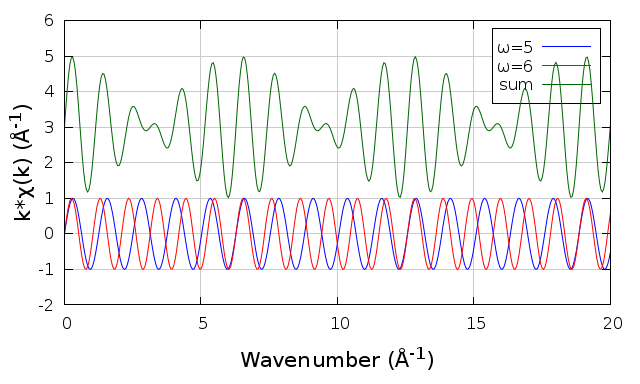

Generate this figure with gnuplot:
set term wx font 'Droid Sans,12' enhanced
#set term postscript landscape enhanced color
#set out 'figure5.ps'
set encoding iso_8859_15
#set style data lines

set xlabel '{/=16 Wavenumber ({\305}^{-1})}' offset 0,0
set ylabel '{/=16 k*{/Symbol c}(k) ({\305}^{-1})}' offset 0,0

set yrange [-2:6]

plot 'beat_k.dat' using 1:2 with lines ls 1 title '{/Symbol w}=5',\
     'beat_k.dat' using 1:3 with lines ls 2 title '{/Symbol w}=6',\
     'beat_k.dat' using 1:($4+3) with lines ls 3 title 'sum'
